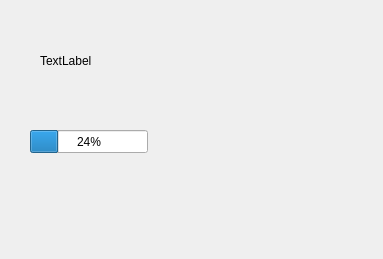
<?xml version="1.0" encoding="UTF-8"?>
<ui version="4.0">
 <class>HoverWidget</class>
 <widget class="QWidget" name="HoverWidget">
  <property name="geometry">
   <rect>
    <x>0</x>
    <y>0</y>
    <width>383</width>
    <height>259</height>
   </rect>
  </property>
  <property name="windowTitle">
   <string>Form</string>
  </property>
  <widget class="QProgressBar" name="CountDownBar">
   <property name="geometry">
    <rect>
     <x>30</x>
     <y>130</y>
     <width>118</width>
     <height>23</height>
    </rect>
   </property>
   <property name="value">
    <number>24</number>
   </property>
  </widget>
  <widget class="QLabel" name="label">
   <property name="geometry">
    <rect>
     <x>40</x>
     <y>20</y>
     <width>151</width>
     <height>81</height>
    </rect>
   </property>
   <property name="text">
    <string>TextLabel</string>
   </property>
  </widget>
 </widget>
 <resources/>
 <connections/>
</ui>
